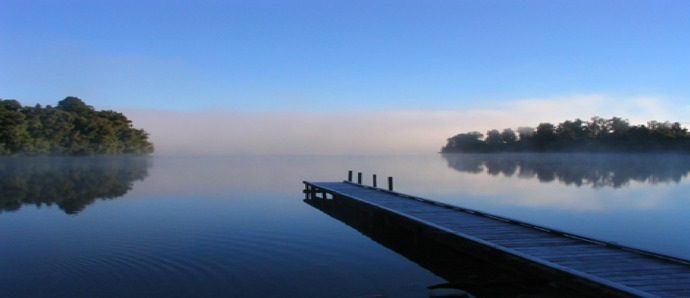
#> input picture image_preprocessing/JPEG1.jpeg, 690 x 298 px; its folder holds only this picture in this run
$ python -i experimental_scaling.py   (imports and definitions only)   (older library calls are emulated)
#> lines starting #> are read from the running program, lines starting #| are printed output that depends on the picture
### image_preprocessing/__init__.py
import random
import cv2
import numpy as np
import math
from scipy import stats
# leave it like that, if you only import scipy it'll give you a warning
from PIL import Image


IMAGE_DATA_SIZE = 6


class ImageData:
    network_result = None

    def __init__(self, file=None, data=None, label=None):
        self.file = file
        self.label = label
        self._data = data

    @property
    def data(self):
        return self._data

    # [6 lines left out: function data, not called in this run]

    def set_random_data(self):
        for i in range(IMAGE_DATA_SIZE):
            self._data[i] = random.randint % 1000 / 1000


class ImagePreprocessing(object):
    def __init__(self, image):
        self.image = image

    # [51 lines left out: functions feature_extract, extract_data, sharpness, not called in this run]

    """
    three noise_differ functions
    they are functions that calculate a blurred
    version of the input image and subtract it from that
    original, noisy images have low difference, sharp images
    should behave differently
    """

    # [141 lines left out: functions noise_differ_gaussian, noise_differ_median, noise_differ_noises, hue, colorfulness, contrast, not called in this run]

### image_preprocessing/experimental_scaling.py
import random
from PIL import Image
import cv2
import numpy as np
import math
import os
from neural_network import Network
from image_preprocessing import ImageData


def sharpness(img_input):
    def var_laplacian(image_color):
        var = cv2.Laplacian(image_color, cv2.CV_64F).var()
        return var

    img_color_pil = img_input
    opencvimage = np.array(img_color_pil)
    # transforms from PIL to opencv format
    img_color = cv2.cvtColor(opencvimage, cv2.COLOR_RGB2BGR)
#> img_color is the input picture: shape (298, 690, 3); mean B, G, R 156.2, 120.3, 93.5
    # color to grayscale, sharpness doesn't need color
    img_grey = cv2.cvtColor(img_color, cv2.COLOR_BGR2GRAY)
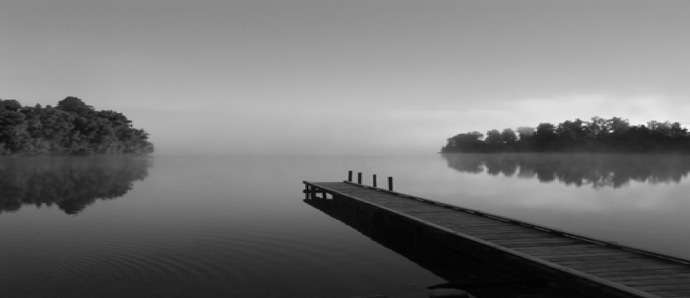
#> img_grey: shape (298, 690); min 1, max 247, mean 116.4

    # returns sharpness as a scalar
    sharpness_scalar = var_laplacian(img_grey)
#> in var_laplacian, `var = cv2.Laplacian(image_color, cv2.CV_64F).var()`: var = 76.12
#> sharpness_scalar = 76.12

    return sharpness_scalar


def noise_differ_gaussian(img_input):
    img_color = cv2.cvtColor(np.array(img_input), cv2.COLOR_RGB2BGR)
    gaussian = cv2.GaussianBlur(img_color, (3, 3), 0)
    diff_gaus = np.asfarray(img_color) - np.asfarray(gaussian)
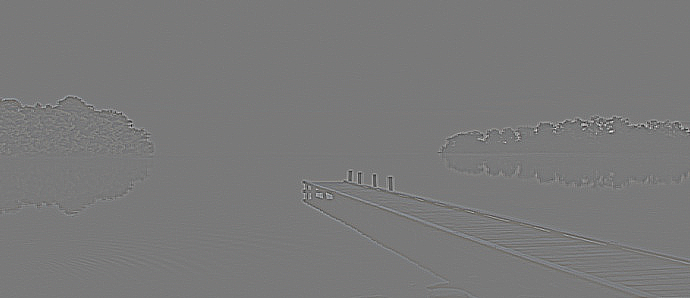
#> diff_gaus: shape (298, 690, 3) float64; mean B, G, R 0, 0, 0; drawn with min black and max white
    noise_gaus = np.percentile(np.abs(diff_gaus), 98)
#> noise_gaus = 6
    return noise_gaus


def noise_differ_median(img_input):
    img_color = cv2.cvtColor(np.array(img_input), cv2.COLOR_RGB2BGR)
    median = cv2.medianBlur(img_color, 3)
    diff_median = np.asfarray(img_color) - np.asfarray(median)
    noise_median = np.percentile(np.abs(diff_median), 98)
#> noise_median = 6
    return noise_median


def noise_differ_noises(self):
    # This function is obsolete
    img_color = cv2.cvtColor(np.array(self), cv2.COLOR_RGB2BGR)
    median = cv2.medianBlur(img_color, 3)
    gaussian = cv2.GaussianBlur(img_color, (3, 3), 0)
    diff_noises = np.asfarray(gaussian) - np.asfarray(median)
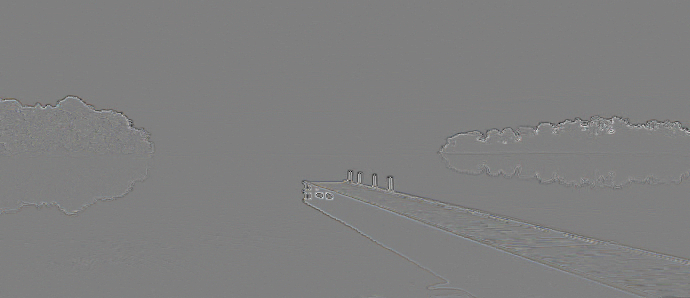
#> diff_noises: shape (298, 690, 3) float64; mean B, G, R 0, 0, 0; drawn with min black and max white
    noise_noises = np.percentile(np.abs(diff_noises), 98)
#> noise_noises = 4
    return noise_noises


def colorfulness(img_input):
    # calculates colorfulness with scientific
    # paper from Hasler and Susstrunk, 2003

    img = np.array(img_input, dtype='f')
    R, G, B = np.dsplit(img, 3)
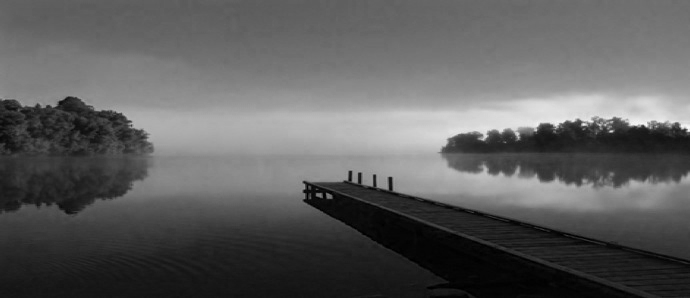
#> R: shape (298, 690, 1) float32; min 0, max 249, mean 93.5
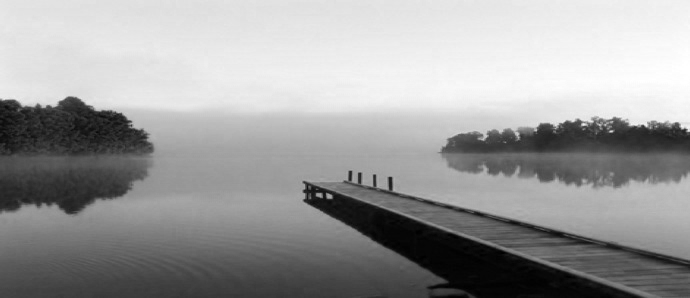
#> B: shape (298, 690, 1) float32; min 0, max 255, mean 156.2
    rg = R - G
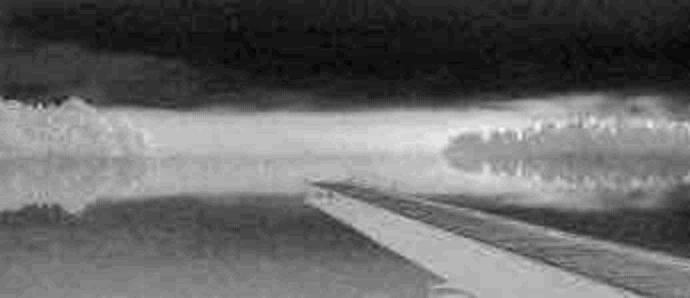
#> rg: shape (298, 690, 1) float32; min -61, max 24, mean -26.7; drawn with min black and max white
    yb = ((1. / 2.) * (R + G)) - B
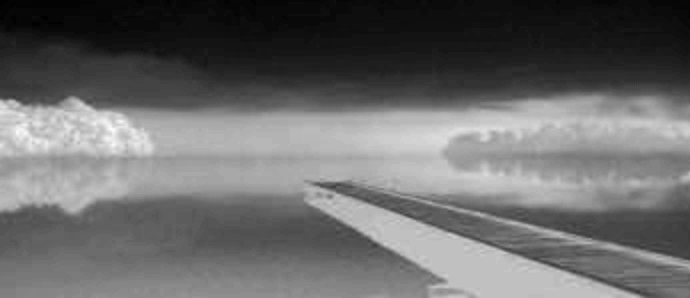
#> yb: shape (298, 690, 1) float32; min -110, max 35.5, mean -49.3; drawn with min black and max white
    stdRG = np.std(rg)
#> stdRG = 20.23
    meanRG = np.mean(rg)
#> meanRG = -26.73
    stdYB = np.std(yb)
#> stdYB = 36.1
    meanYB = np.mean(yb)
#> meanYB = -49.3
    stdRG_raised = (stdRG) ** 2
#> stdRG_raised = 409.2
    stdYB_raised = (stdYB) ** 2
#> stdYB_raised = 1302.9
    stdRGYB = math.sqrt(stdRG_raised + stdYB_raised)
#> stdRGYB = 41.38
    meanRG_raised = (meanRG) ** 2
#> meanRG_raised = 714.5
    meanYB_raise = (meanYB) ** 2
#> meanYB_raise = 2430.4
    meanRGYB = math.sqrt(meanRG_raised + meanYB_raise)
#> meanRGYB = 56.08
    C = stdRGYB + 0.3 * meanRGYB
#> C = 58.2
    return C


def contrast(img_input):
    def shannon_calc(insig):
        array_len = insig.size
        t_list = list(set(insig))
        prob = [np.size(insig[insig == i]) / (1.0 * array_len) for i in t_list]
        entrp = -1 * np.sum([p * np.log2(p) for p in prob])
        return entrp

    color_img = img_input
    grey_img = color_img.convert('L')
    grey_array = np.asarray(grey_img)
    ent = np.asarray(grey_img)
    ent.flags.writeable = True
    array_shape = grey_array.shape
    neighbour_pixel = 5  # 10x10 neighborhood of pixel

    for line in range(array_shape[0]):
        for col in range(array_shape[1]):
            l_x = np.max([0, col - neighbour_pixel])
            u_x = np.min([array_shape[1], col + neighbour_pixel])
            l_y = np.max([0, line - neighbour_pixel])
            u_y = np.min([array_shape[0], line + neighbour_pixel])
            reg = grey_array[l_y:u_y, l_x:u_x].flatten()
            ent[line, col] = shannon_calc(reg)
    return sum(ent.flatten())


def feature_extract(img_input):
    features = []
    features.append(sharpness(img_input))
    features.append(noise_differ_gaussian(img_input))
    features.append(noise_differ_median(img_input))
    features.append(noise_differ_noises(img_input))
    # features.append(self.hue())
    features.append(colorfulness(img_input))
    # features.append(contrast(img_input))
    # Todo: Add more features

    return features


imgs_clean = []
path = "DATABSE\\\databaserelease2\\gblur_clean"  # use your own path
valid_images = [".jpg", ".bmp", ".gif", ".png", ".tga"]
# [5 lines not run here, left out]

imgs_gaussian = []
path_gaussian = "DATABSE\\\databaserelease2\\gblur_clean"  # use your own path
valid_images = [".jpg", ".bmp", ".gif", ".png", ".tga"]
# [5 lines not run here, left out]

imgs_fast = []
path_fast = "DATABSE\\\databaserelease2\\gblur_clean"  # use your own path
valid_images = [".jpg", ".bmp", ".gif", ".png", ".tga"]
# [5 lines not run here, left out]

features_clean = []
# [2 lines not run here, left out]

features_fast = []
# [2 lines not run here, left out]

features_gaussian = []

# [2 lines not run here, left out]

feature = features_fast + features_clean + features_gaussian

i1 = ImageData()
i2 = ImageData()
i3 = ImageData()
i4 = ImageData()
i5 = ImageData()
i6 = ImageData()

i_list = [i1, i2, i3, i4, i5, i6]

# [3 lines not run here, left out]

# [1 line that did not run here, left out]
# [4 lines not run here, left out]

>>> import cv2
>>> picture = cv2.cvtColor(cv2.imread('JPEG1.jpeg'), cv2.COLOR_BGR2RGB)
>>> result = feature_extract(picture)
#> result = [76.12, 6, 6, 4, 58.2]

$ run again, on image_preprocessing/PNG2.png
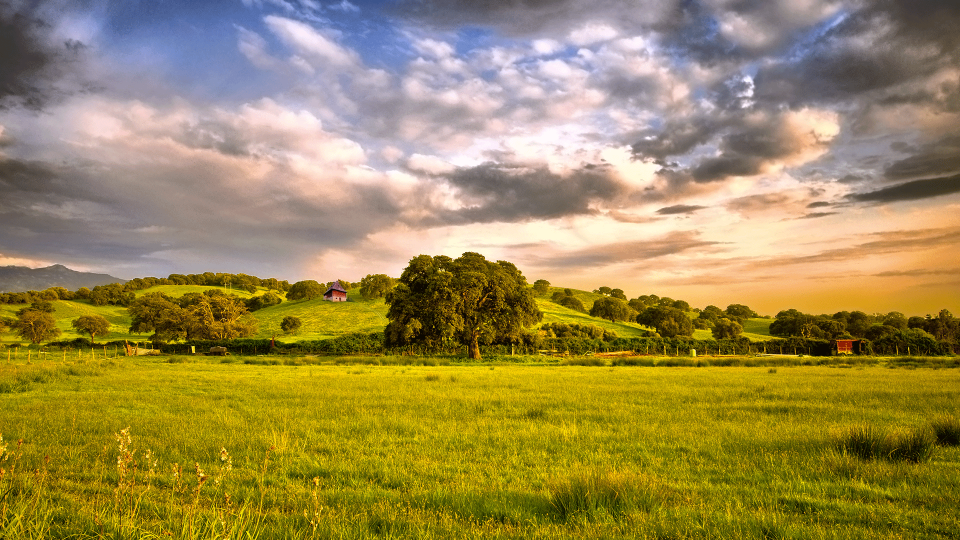
#> input picture image_preprocessing/PNG2.png, 1920 x 1080 px (shown at 1/2 size)
#> in sharpness, img_color is the input picture: shape (1080, 1920, 3); mean B, G, R 82.5, 138.4, 156.4
#> var = 2521.5
#> noise_gaus = 32
#> noise_median = 39
#> in noise_differ_noises, `diff_noises = np.asfarray(gaussian) - np.asfarray(median)`:
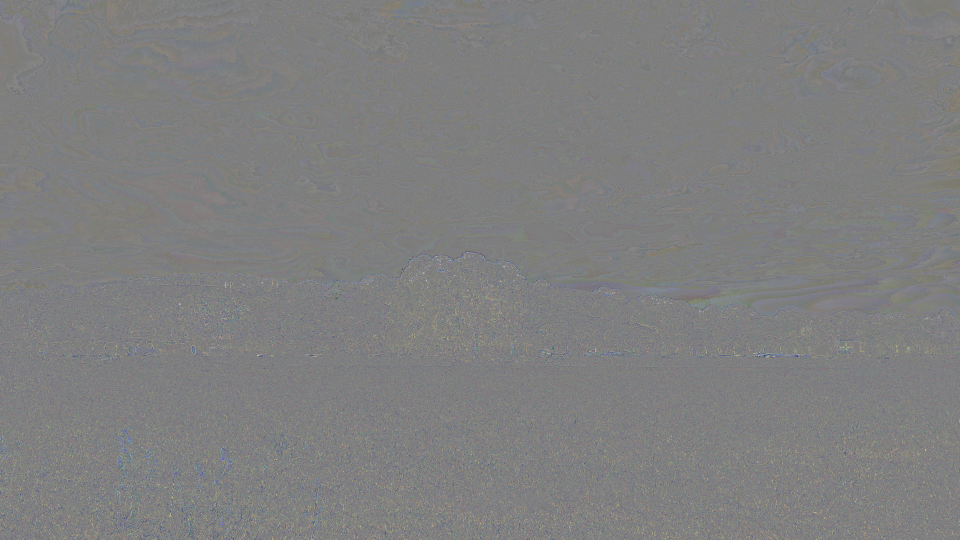
#> diff_noises: shape (1080, 1920, 3) float64 (shown at 1/2 size); mean B, G, R 0.6, 0.5, 0.4; drawn with min black and max white
#> noise_noises = 16
#> in colorfulness, `yb = ((1. / 2.) * (R + G)) - B`:
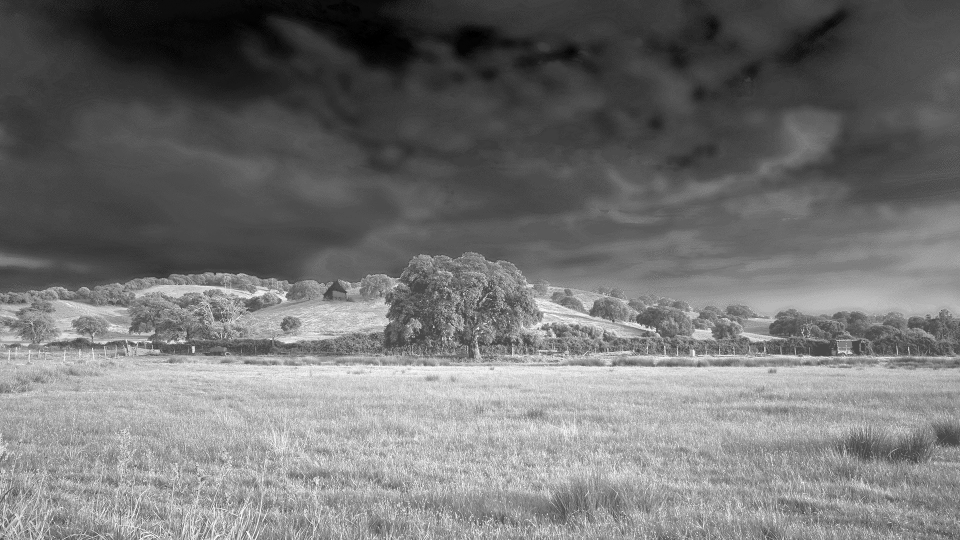
#> yb: shape (1080, 1920, 1) float32 (shown at 1/2 size); min -81.5, max 245, mean 64.9; drawn with min black and max white
#> stdRG = 18.47
#> meanRG = 17.98
#> stdYB = 72.66
#> meanYB = 64.86
#> stdRG_raised = 341.3
#> stdYB_raised = 5279.5
#> stdRGYB = 74.97
#> meanRG_raised = 323.3
#> meanYB_raise = 4206.6
#> meanRGYB = 67.3
#> C = 95.16
#> result = [2521.5, 32, 39, 16, 95.16]
